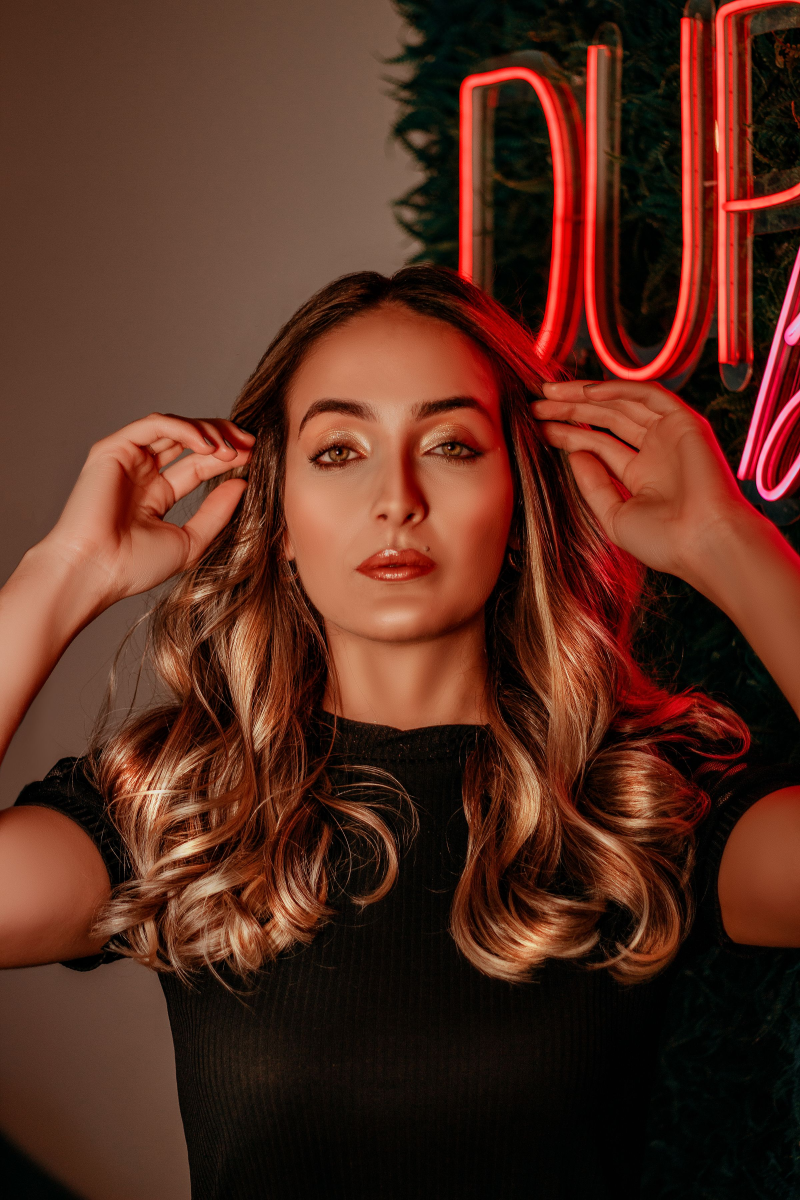
#> input picture mockups/.fotos-banco/12831449.jpg, 2400 x 3600 px (shown at 1/3 size)
$ python processar-midias.py
#> lines starting #> are read from the running program, lines starting #| are printed output that depends on the picture
#!/usr/bin/env python
"""
Gera o acervo dos DOIS mockups a partir do pool de banco em `.fotos-banco/`.

    python mockups/processar-midias.py

Os dois modelos usam AS MESMAS imagens de propósito. Eles existem para
testar qual LAYOUT converte melhor no primeiro contato frio — se as fotos
mudassem junto, não daria para saber se a diferença de resposta veio do
layout ou das imagens. Mantendo o acervo constante, a única variável é a
estrutura da página.

══════════════════════════════════════════════════════════════════════
O ANTES/DEPOIS É REAL, E ISSO CUSTOU TRABALHO
══════════════════════════════════════════════════════════════════════
Banco de imagem NÃO tem par antes/depois. Foi verificado em três frentes
(Pexels "hair transformation", "hair extensions before after" e Unsplash):
o que existe são fotos avulsas de pessoas diferentes. Foi exatamente nesse
muro que o Stilo Cabeleireiro bateu, e lá a seção teve de baixar a promessa
para "processo → resultado, cada lado é uma pessoa diferente".

A saída aqui foi outra: **séries do mesmo ensaio**. No Pexels, fotos do
mesmo upload recebem ids vizinhos. Varrendo os vizinhos de alguns ids e
olhando a folha de contato (não por heurística — olhando mesmo), apareceu
uma série em que a MESMA modelo tem o cabelo em dois estados:

    28994386 (liso, sendo penteado)  →  28994564 (ondulado, finalizado)

Mesma pessoa, mesma sessão, mesmo fundo, as duas de costas. É antes/depois
de verdade, e o comparador pode afirmar isso sem mentir.

Um segundo candidato (7440131 → 7440128) foi testado e REPROVADO: em
tamanho real, o suposto "antes" já está com o cabelo ondulado. Eram dois
ângulos do mesmo resultado. Ficou de fora — ver a nota em `PARES`.

⚠️ SE TROCAR O PAR, TROQUE OS DOIS LADOS JUNTOS. Um par montado com duas
pessoas diferentes destrói a única coisa que a seção tem de valioso — ver
a memória `comparador-so-com-pares-de-verdade`.

LICENÇA
-------
Tudo é Pexels: uso comercial permitido, sem atribuição obrigatória,
modificação permitida. As duas proibições que importam:
  1. não sugerir que a pessoa retratada endossa o negócio — por isso a
     faixa do topo diz que é um modelo demonstrativo;
  2. não revender a foto sem alteração — não é o caso, elas são recortadas
     e entram como parte de uma página.
"""

from pathlib import Path
import subprocess
import sys

from PIL import Image

RAIZ = Path(__file__).resolve().parent
POOL = RAIZ / '.fotos-banco'

# Cada modelo guarda as fotos com o nome de pasta que o projeto dele espera.
DESTINOS = [
    RAIZ / 'modelo-a' / 'src' / 'assets' / 'fotos',
    RAIZ / 'modelo-b' / 'src' / 'assets' / 'images',
]
DESTINOS_VIDEO = [
    RAIZ / 'modelo-a' / 'public' / 'video',
    RAIZ / 'modelo-b' / 'public' / 'video',
]

RETRATO = 4 / 5
QUALIDADE = 88
# Teto de largura do arquivo-fonte.
#
# ⚠️ Começou em 1400 e FOI MEDIDO PARA BAIXO. Com 1400, o `larguras()` dos
# componentes passava a oferecer 1400w no `srcset`, o navegador escolhia
# esse degrau e a primeira visita do modelo A baixava 834 KB só de imagem —
# mais do que a página inteira do site do Claus. Foto de banco é rica em
# textura (fio de cabelo, grão) e comprime muito pior que print de
# Instagram, então o degrau grande custa caro.
#
# 1000 cobre o pior caso que importa: a abertura ocupa 88vw, o que num
# celular de 390 com DPR 3 pede ~1030px. Quem abre isto é o dono do salão
# no telefone, não num monitor 4K.
LARGURA_MAX = 1000

# (id do Pexels, nome de saída, viés vertical do corte[, proporção])
# A proporção é opcional e vale 4/5 quando não vem. Os interiores de salão
# entram em 16/10: são fotos horizontais, e cortá-las em retrato jogaria
# fora justamente o que elas mostram — a extensão do espaço.
# O viés é 'topo' quando o assunto está na parte de cima do quadro,
# 'centro' quando está no meio. Em foto de cabelo o que importa é a raiz e
# o comprimento — cortar centrado come a nuca e sobra chão.
PLANO = [
    # ── Abertura ────────────────────────────────────────────────────
    ('12831449', 'hero-ondas-luz',        'centro'),

    # ── Portfólio ───────────────────────────────────────────────────
    ('20046792', 'cachos-castanhos',      'topo'),
    ('17164078', 'ondas-volumosas',       'topo'),
    ('15530661', 'maquiagem-batom',       'centro'),
    ('34835304', 'unhas-onca',            'centro'),
    ('30661047', 'liso-franja',           'topo'),
    ('36784935', 'loira-espelho',         'topo'),
    ('17163788', 'ondas-medias',          'topo'),
    ('3557600',  'unhas-nude',            'centro'),
    ('16317568', 'castanho-costas',       'centro'),
    ('9219006',  'paleta-sombras',        'centro'),
    ('34885844', 'unhas-rosa',            'centro'),
    ('28994645', 'ruivo-finalizado',      'centro'),

    # ── Serviços e "o salão" ────────────────────────────────────────
    ('8468038',  'coloracao-mecha',       'topo'),
    ('35225425', 'salao-atendimento',     'centro'),
    ('28994561', 'babyliss-ondas',        'centro'),

    # ── Interiores (só o modelo B tem seção de espaço) ──────────────
    ('7750124',  'salao-recepcao',        'centro', 16 / 10),
    ('7195805',  'salao-estacoes',        'centro', 16 / 10),
    ('7195799',  'salao-bancada',         'centro', 16 / 10),
    ('7750144',  'salao-lavatorio',       'centro'),

    # ── Penteados (o modelo B tem seção de produção) ────────────────
    ('16976882', 'penteado-coque-baixo',  'centro'),
    ('15507425', 'penteado-coque-loiro',  'centro'),
    ('29858712', 'penteado-brilho',       'topo'),
    ('9941096',  'penteado-noiva',        'topo'),
    ('11813961', 'penteado-tranca',       'topo'),
]

# Par do comparador: (id antes, centro-x do antes, id depois, centro-x do
# depois, sufixo). O centro-x é a fração da largura onde está a cabeça —
# é ele que ALINHA os dois lados.
#
# ⚠️ É UM PAR SÓ, e isso foi decidido olhando, não por preguiça. O candidato
# a segundo par (7440131 → 7440128) foi descartado depois de ver os
# originais em tamanho real: no suposto "antes" o cabelo JÁ ESTÁ ondulado.
# São dois ângulos do mesmo resultado, não uma transformação — exatamente o
# par forçado que esta seção existe para não ter. Um par verdadeiro vale
# mais que dois, e o componente centraliza o órfão sozinho.
#
# Se aparecer um segundo par, ele precisa passar no mesmo teste: mesma
# pessoa, mesma sessão, e os dois lados em estados VISIVELMENTE diferentes.
PARES = [
    ('28994386', 0.40, '28994564', 0.62, 'ruivo'),
]

# (arquivo de vídeo no pool, nome de saída)
VIDEOS = [
    ('video-8467531.mp4', 'video-cuidado'),
    ('video-7575564.mp4', 'video-finalizacao'),
]


def proporcao(im: Image.Image, alvo: float, vies: str) -> Image.Image:
    """Corta o mínimo necessário para chegar em `alvo` (largura/altura)."""
    w, h = im.size
    atual = w / h
    if abs(atual - alvo) < 0.005:
        return im
    if atual > alvo:
        nova_w = round(h * alvo)
        x = (w - nova_w) // 2
        return im.crop((x, 0, x + nova_w, h))
    nova_h = round(w / alvo)
    y = 0 if vies == 'topo' else (h - nova_h) // 3
    return im.crop((0, y, w, y + nova_h))


def abrir(pid: str) -> Image.Image:
    origem = POOL / f'{pid}.jpg'
    if not origem.exists():
        print(f'FALTA {origem.name}', file=sys.stderr)
        raise SystemExit(1)
    im = Image.open(origem)
    return im if im.mode == 'RGB' else im.convert('RGB')


def gravar(im: Image.Image, nome: str) -> str:
    if im.size[0] > LARGURA_MAX:
        prop = im.size[0] / im.size[1]
        im = im.resize((LARGURA_MAX, round(LARGURA_MAX / prop)), Image.LANCZOS)
    for d in DESTINOS:
        im.save(d / f'{nome}.jpg', 'JPEG', quality=QUALIDADE,
                optimize=True, progressive=True)
    kb = (DESTINOS[0] / f'{nome}.jpg').stat().st_size // 1024
    return f'{nome + ".jpg":<26} {im.size[0]}x{im.size[1]}  {kb} KB'


# [36 lines left out: functions recortar_em, parear, not called in this run]


def ffmpeg() -> str:
    import imageio_ffmpeg
    return imageio_ffmpeg.get_ffmpeg_exe()


# [39 lines left out: function processar_video, not called in this run]


def main() -> int:
    if not POOL.is_dir():
        print(f'não achei {POOL}', file=sys.stderr)
        return 1
    for d in DESTINOS:
        d.mkdir(parents=True, exist_ok=True)

    linhas = []
    for item in PLANO:
        pid, nome, vies = item[0], item[1], item[2]
        prop = item[3] if len(item) > 3 else RETRATO
        linhas.append(gravar(proporcao(abrir(pid), prop, vies), nome))
#> in abrir, im is the input picture: PIL image 2400x3600 RGB; mean R, G, B 87.4, 45.5, 31.6
#> in proporcao, `w, h = im.size`: w = 2400; h = 3600
#> in proporcao, `atual = w / h`: atual = 0.667
#> in proporcao, `nova_h = round(w / alvo)`: nova_h = 3000
#> in proporcao, `y = 0 if vies == 'topo' else (h - nova_h) // 3`: y = 200
#> in proporcao, `return im.crop((0, y, w, y + nova_h))`:
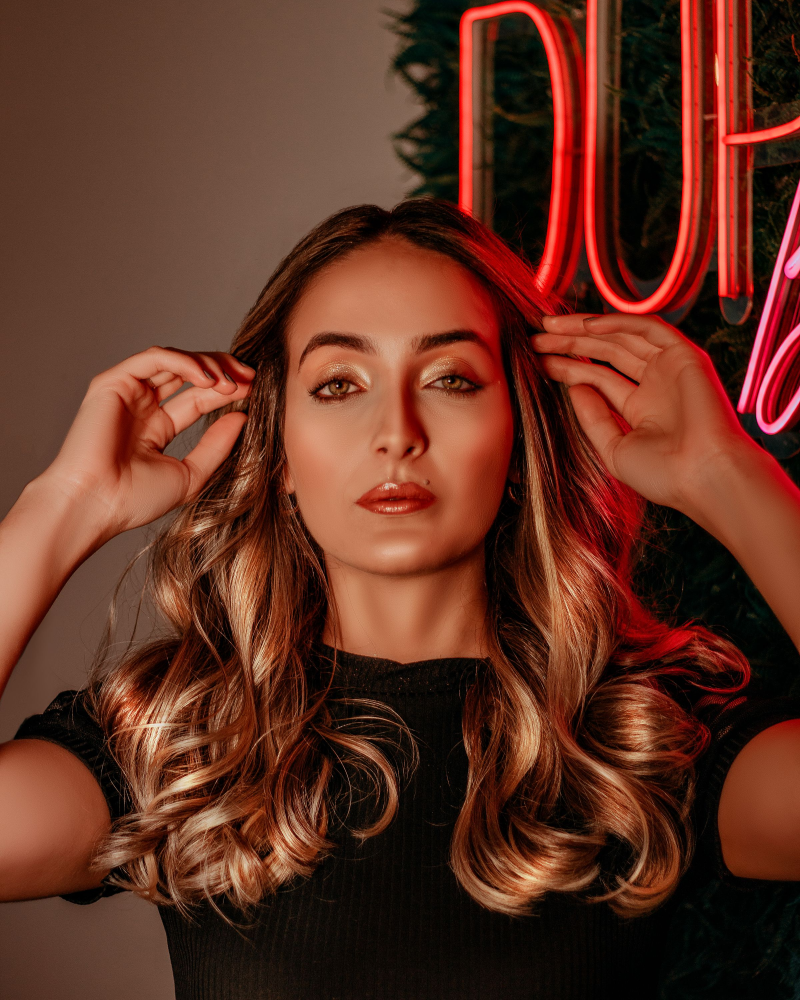
#> returned value: PIL image 2400x3000 RGB (shown at 1/3 size); mean R, G, B 97.1, 49.6, 34.4
#> in gravar, `prop = im.size[0] / im.size[1]`: prop = 0.8
#> pass 2 of the loop in main, `for item in PLANO:`:
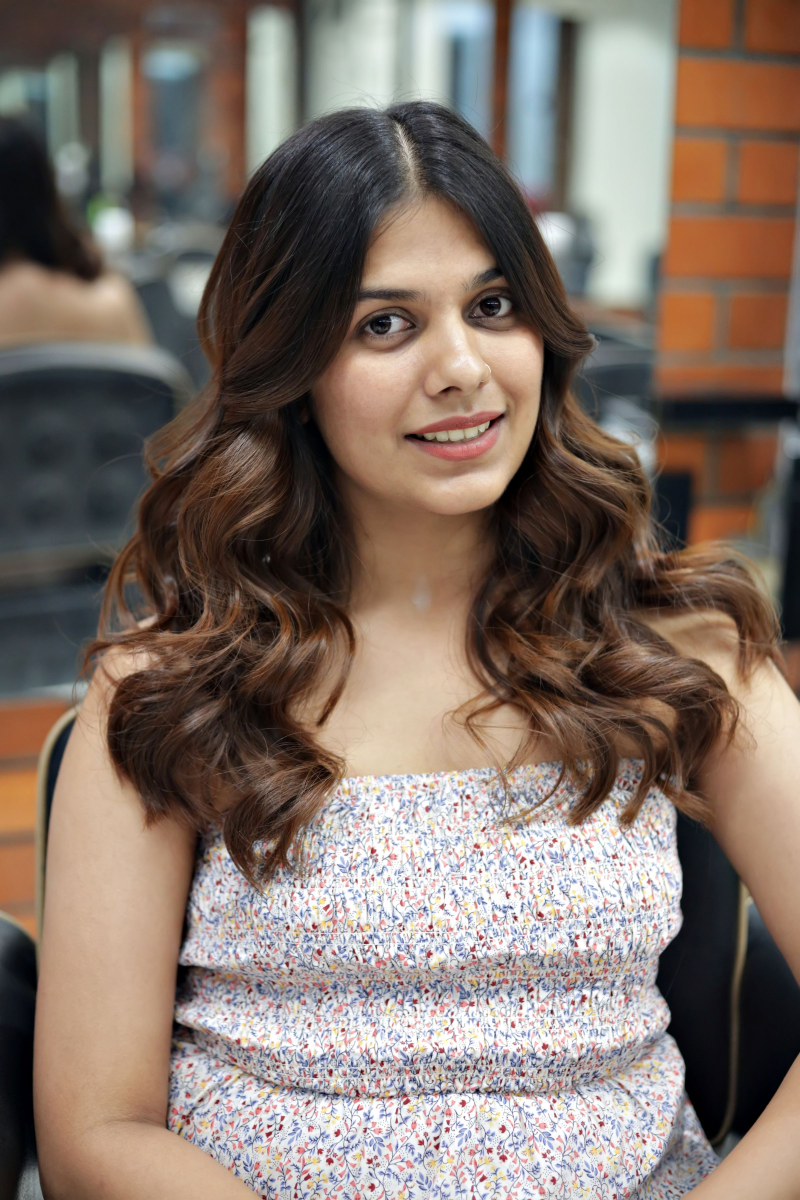
#> input picture mockups/.fotos-banco/20046792.jpg, 2400 x 3600 px (shown at 1/3 size)
#> in abrir, im is the input picture: PIL image 2400x3600 RGB; mean R, G, B 129.6, 114.6, 105.3
#> y = 0
#> in proporcao (call 2), `return im.crop((0, y, w, y + nova_h))`:
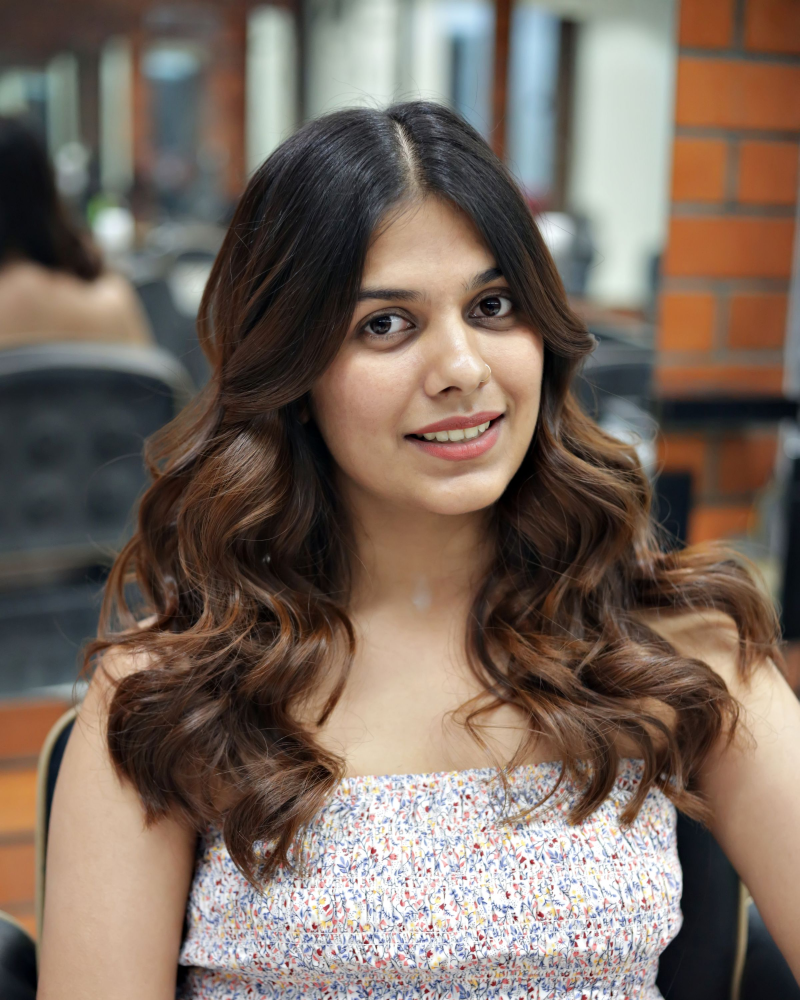
#> returned value: PIL image 2400x3000 RGB (shown at 1/3 size); mean R, G, B 121.6, 106.1, 95.5
#> im: PIL image 1000x1250 RGB

    for id_antes, cx_a, id_depois, cx_d, sufixo in PARES:
        linhas += parear(id_antes, cx_a, id_depois, cx_d, sufixo)

    for arquivo, nome in VIDEOS:
        linhas.append(processar_video(arquivo, nome))

    print('\n'.join(linhas))
    total = len(PLANO) + len(PARES) * 2
    print(f'\n{total} fotos + {len(VIDEOS)} vídeos, gravados nos 2 modelos.')
    return 0


if __name__ == '__main__':
#> (the run stopped early here; a loop or call above may not have finished)
